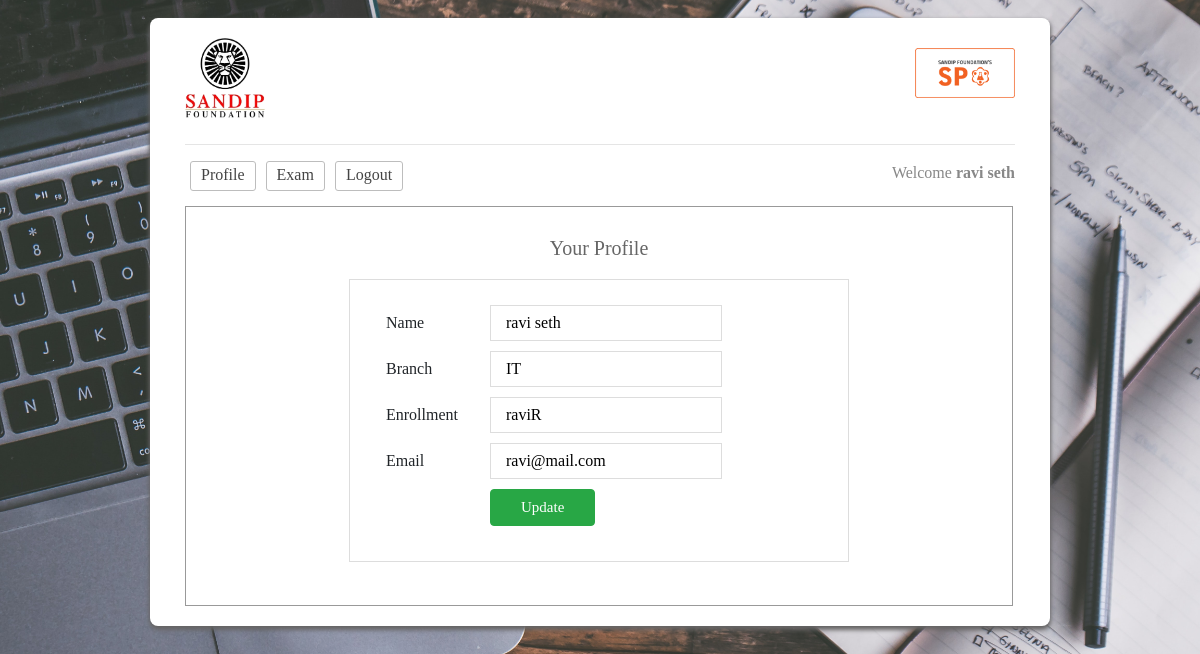
The page /profile.php (signed in) on the database its author committed.
### tables this page shows
CREATE TABLE `tbl_user` (
  `userid` int(11) NOT NULL,
  `name` text NOT NULL,
  `branch` text NOT NULL,
  `username` text NOT NULL,
  `password` text NOT NULL,
  `email` text NOT NULL,
  `status` int(11) NOT NULL DEFAULT 0
);

### classes/User.php (called while the page is built, shortened)
<?php
	$filepath = realpath(dirname(__FILE__));
	include_once ($filepath.'/../lib/Session.php');
	include_once ($filepath.'/../lib/Database.php');
	class User{
		private $db;
		function __construct()
		{
			$this->db = new Database();
		}
		public function getUserData($userid){
			$query = "SELECT * FROM tbl_user WHERE userid=$userid";
			$result = $this->db->select($query);
			return $result;
		}
	}
?>

### lib/Database.php (called while the page is built, shortened)
<?php
Class Database{
	public $host   = DB_HOST;
	public $user   = DB_USER;
	public $pass   = DB_PASS;
	public $dbname = DB_NAME;
	public $link;
	private function connectDB(){
		$this->link = new mysqli($this->host, $this->user, $this->pass, $this->dbname);
 	}
	public function select($query){
		$result = $this->link->query($query) or die($this->link->error.__LINE__);
		if($result->num_rows > 0){
			return $result;
		} else {
			return false;
		}
	}
}

### lib/Session.php (called while the page is built, shortened)
<?php
class Session{
	 public static function get($key){
	 	if (isset($_SESSION[$key])) {
	 		return $_SESSION[$key];
	 	} else {
	 		return false;
	 	}
	 }
}
?>

### profile.php (the view, shortened to what this page needs)
<?php include 'inc/header.php'; ?>
<?php
	$userid = Session::get("userid");
?>
<div class="main">
	<h1>Your Profile</h1>
	<div class="profile">
		<form action="" method="post">
			<?php
				$getData = $usr->getUserData($userid);
				if ($getData) {
					$result = $getData->fetch_assoc();
				?>
				<table class="tbl">
					<tr>
						<td>Name </td>
						<td><input name="name" type="text" value="<?php echo $result['name'] ?>" /></td>
					</tr>
					<tr>
						<td>Branch </td>
						<td><input name="branch" type="text" readonly value="<?php echo $result['branch'] ?>"/></td>
					</tr>
					<tr>
						<td>Enrollment </td>
						<td><input name="username" type="text" value="<?php echo $result['username'] ?>"/></td>
					</tr>
					<tr>
						<td>Email</td>
						<td><input name="email" type="text" value="<?php echo $result['email'] ?>"/></td>
					</tr>
					<tr>
						<td></td>
						<td><input type="submit" value="Update" class="btn btn-success">
						</td>
					</tr>
				</table>
			<?php } ?>
		</form>
	</div>
</div>
<?php include 'inc/footer.php'; ?>

### css/main.css (style rules this page uses)
* { margin:0;padding:0;outline:none }
body { font-family:verdana }
input[type="text"], input[type="password"], input[type="email"] { border: 1px solid #ddd; padding: 5px 15px; width: auto; }
input[type="submit"] { cursor: pointer; font-size: 15px; padding: 1px 10px; }
table.tbl td { white-space: nowrap; padding: 5px 16px; }
.btn-success { padding:6px 30px!important; margin-bottom:10px; }
.main { background: #fff none repeat scroll 0 0; border: 1px solid #999; margin-top: 10px; min-height: 400px; padding: 15px; width: 828px; }
.main h1 { color: #666; margin: 10px auto 15px; padding: 4px; text-align: center; font-size: 20px; }

### css/custom.css (style rules this page uses)
body { background-image:url("../img/back.jpg"); background-repeat:no-repeat; background-size:cover; background-position:center; }

### profile.php (style rules this page uses)
.profile { width: 500px;margin: 0 auto;border: 1px solid #ddd;padding: 20px; }

### rows shown on the page
tbl_user: name "ravi seth", branch "IT", username "raviR", email "ravi@mail.com"

### other values the page prints
Session::get('name') "ravi seth"
